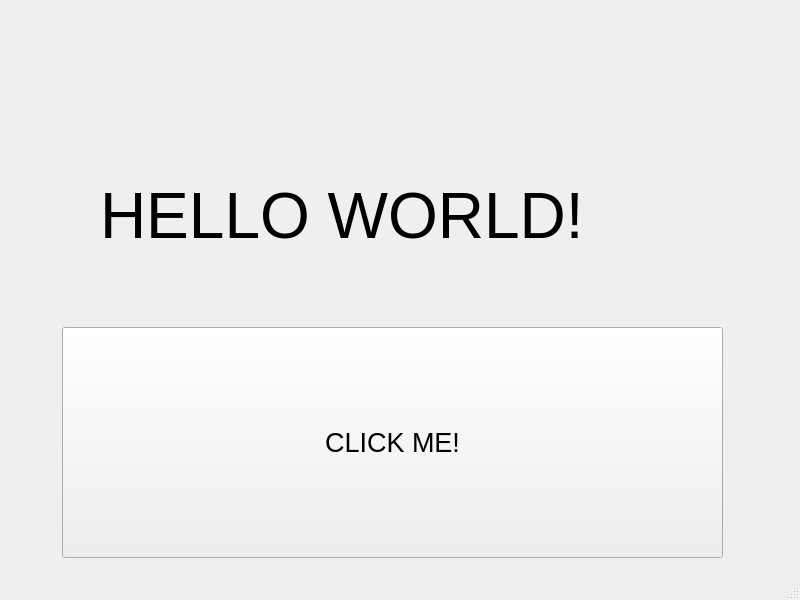
<?xml version="1.0" encoding="UTF-8"?>
<ui version="4.0">
 <class>MainWindow</class>
 <widget class="QMainWindow" name="MainWindow">
  <property name="geometry">
   <rect>
    <x>0</x>
    <y>0</y>
    <width>800</width>
    <height>600</height>
   </rect>
  </property>
  <property name="windowTitle">
   <string>MainWindow</string>
  </property>
  <widget class="QWidget" name="centralwidget">
   <widget class="QLabel" name="label">
    <property name="geometry">
     <rect>
      <x>100</x>
      <y>150</y>
      <width>561</width>
      <height>131</height>
     </rect>
    </property>
    <property name="font">
     <font>
      <pointsize>48</pointsize>
     </font>
    </property>
    <property name="text">
     <string>HELLO WORLD!</string>
    </property>
   </widget>
   <widget class="QPushButton" name="pushButton">
    <property name="geometry">
     <rect>
      <x>62</x>
      <y>327</y>
      <width>661</width>
      <height>231</height>
     </rect>
    </property>
    <property name="font">
     <font>
      <pointsize>20</pointsize>
     </font>
    </property>
    <property name="text">
     <string>CLICK ME!</string>
    </property>
   </widget>
  </widget>
  <widget class="QMenuBar" name="menubar">
   <property name="geometry">
    <rect>
     <x>0</x>
     <y>0</y>
     <width>800</width>
     <height>26</height>
    </rect>
   </property>
  </widget>
  <widget class="QStatusBar" name="statusbar"/>
 </widget>
 <resources/>
 <connections/>
</ui>
